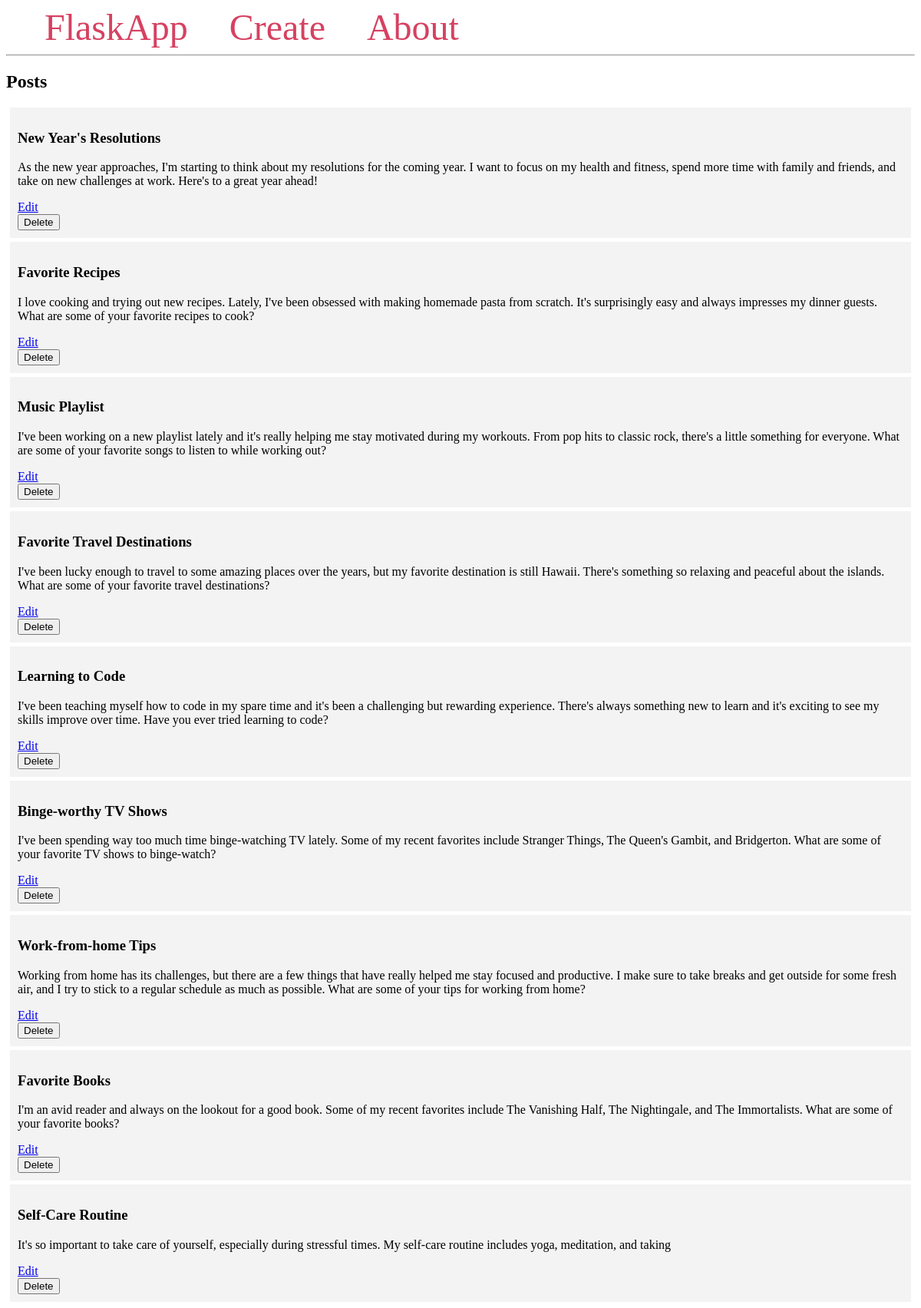
The page / on the database its author committed.
### tables this page shows
CREATE TABLE posts (
    id INTEGER PRIMARY KEY AUTOINCREMENT,
    created TIMESTAMP NOT NULL DEFAULT CURRENT_TIMESTAMP,
    title TEXT NOT NULL,
    content TEXT NOT NULL
);

### app.py (the view)
@app.route('/')
def index():
    conn = get_db_connection()
    posts = conn.execute('SELECT * FROM posts').fetchall()
    conn.close()
    return render_template('index.html', posts=posts)

### app.py (called while the page is built)
def get_db_connection():
    conn = sqlite3.connect('database.db')
    conn.row_factory = sqlite3.Row  # This allows accessing columns by name
    return conn

### templates/index.html
{% extends 'base.html' %}
{% block content %}
    <h2>Posts</h2>
    {% for post in posts %}
        <div class="post">
            <h3>{{ post['title'] }}</h3>
            <p>{{ post['content'] }}</p>
            <a href="{{ url_for('edit', id=post['id']) }}">Edit</a>
            <form action="{{ url_for('delete', id=post['id']) }}" method="post">
                <button type="submit">Delete</button>
            </form>
        </div>
    {% endfor %}
{% endblock %}

### templates/base.html (shortened to what this page needs)
<!DOCTYPE html>
<html lang="en">
<head>
</head>
<body>
    <nav>
        <a href="{{ url_for('index') }}">FlaskApp</a>
        <a href="{{ url_for('create') }}">Create</a>
        <a href="#">About</a>
    </nav>
    <hr>
    <div class="content">
        {% block content %} {% endblock %}
    </div>
</body>
</html>

### templates/base.html (style rules this page uses)
.post { padding: 10px; margin: 5px; background-color: #f3f3f3 }
nav a { color: #d64161; font-size: 3em; margin-left: 50px; text-decoration: none; }

### rows shown on the page
posts: title "New Year's Resolutions", content "As the new year approaches, I'm starting to think about my resolutions for the coming year. I want to focus on my health and fitness, spend more time with family and friends, and take on new challenges at work. Here's to a great year ahead!"
posts: title "Favorite Recipes", content "I love cooking and trying out new recipes. Lately, I've been obsessed with making homemade pasta from scratch. It's surprisingly easy and always impresses my dinner guests. What are some of your favorite recipes to cook?"
posts: title "Music Playlist", content "I've been working on a new playlist lately and it's really helping me stay motivated during my workouts. From pop hits to classic rock, there's a little something for everyone. What are some of your favorite songs to listen to while working out?"
posts: title "Favorite Travel Destinations", content "I've been lucky enough to travel to some amazing places over the years, but my favorite destination is still Hawaii. There's something so relaxing and peaceful about the islands. What are some of your favorite travel destinations?"
posts: title "Learning to Code", content "I've been teaching myself how to code in my spare time and it's been a challenging but rewarding experience. There's always something new to learn and it's exciting to see my skills improve over time. Have you ever tried learning to code?"
posts: title "Binge-worthy TV Shows", content "I've been spending way too much time binge-watching TV lately. Some of my recent favorites include Stranger Things, The Queen's Gambit, and Bridgerton. What are some of your favorite TV shows to binge-watch?"
posts: title "Work-from-home Tips", content "Working from home has its challenges, but there are a few things that have really helped me stay focused and productive. I make sure to take breaks and get outside for some fresh air, and I try to stick to a regular schedule as much as possible. What are some of your tips for working from home?"
posts: title "Favorite Books", content "I'm an avid reader and always on the lookout for a good book. Some of my recent favorites include The Vanishing Half, The Nightingale, and The Immortalists. What are some of your favorite books?"
posts: title "Self-Care Routine", content "It's so important to take care of yourself, especially during stressful times. My self-care routine includes yoga, meditation, and taking"
